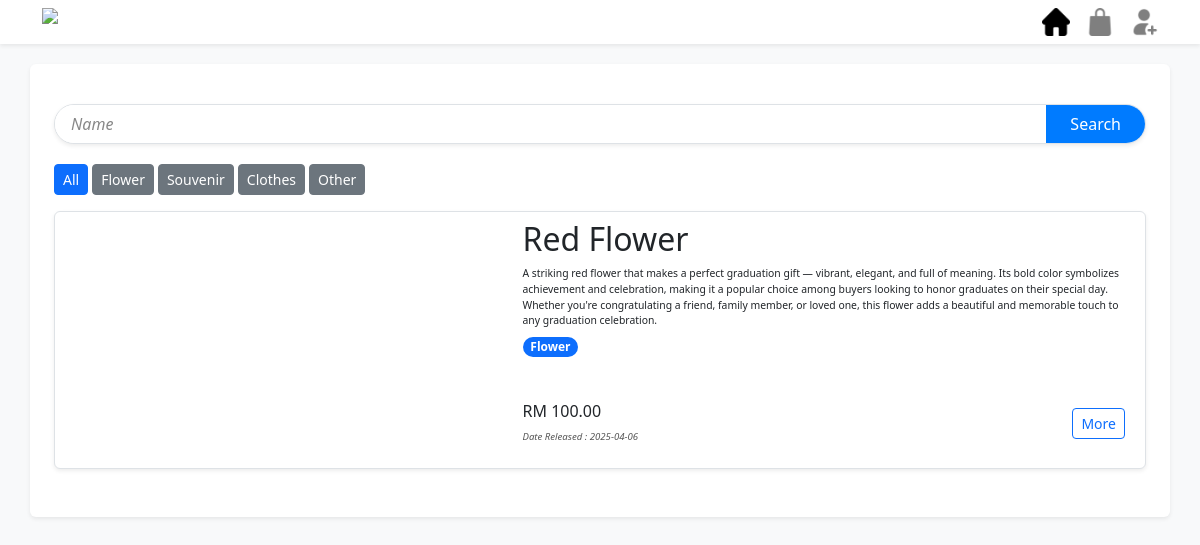
The app's page /Frontend/user/Shop.php?CategoryID=All, older data.
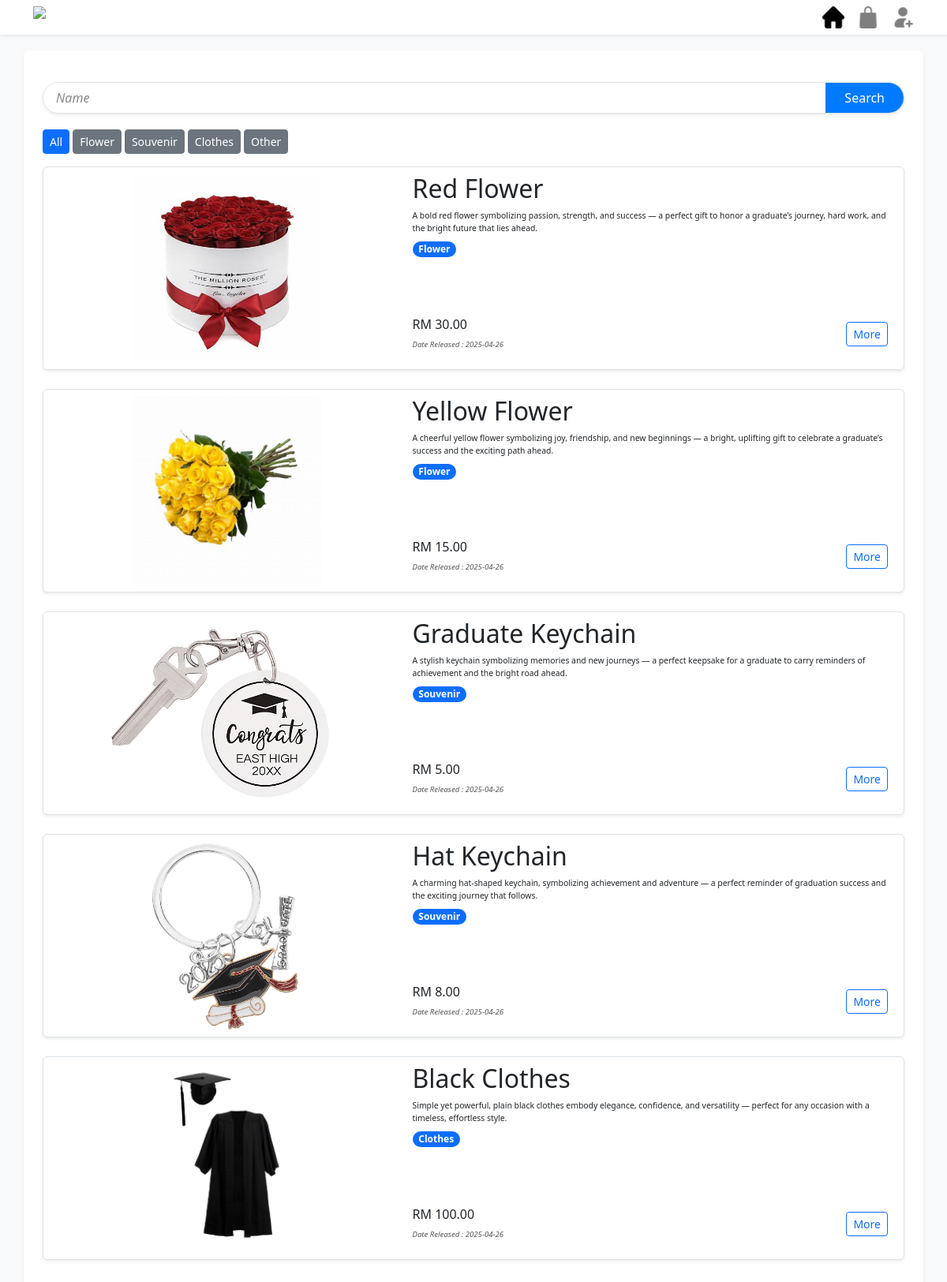
The same page, newer data.
### tables this page shows
CREATE TABLE `category` (
  `ID` int(11) NOT NULL,
  `Text` varchar(20) NOT NULL,
  `Description` varchar(50) NOT NULL
);

CREATE TABLE `product` (
  `ID` int(11) NOT NULL,
  `Name` varchar(50) NOT NULL,
  `Desc` text NOT NULL,
  `Quantity` int(11) NOT NULL,
  `Price` double NOT NULL,
  `ImgPath` varchar(200) DEFAULT NULL,
  `Status` bit(1) NOT NULL DEFAULT b'1',
  `DateRelease` date NOT NULL DEFAULT current_timestamp()
);

### Backend/ProductBackend.php (called while the page is built, shortened)
<?php
function getAllProducts(){
    $con = new mysqli(DB_HOST, DB_USER, DB_PASS, DB_NAME);
    $sql = "SELECT * FROM product WHERE Status = 1";
    $result = $con->query($sql);
    $products = [];
    while ($row = $result->fetch_object())
    { $products[] = $row; }
    return $products;
}
function getCategory() {
    $con = new mysqli(DB_HOST, DB_USER, DB_PASS, DB_NAME);
    $sql = "SELECT * FROM category";
    $result = $con->query($sql);
    while ($row = $result->fetch_object())
    { $category[] = $row; }
    return $category;
}
function getProductCategories($productID){
    $con = new mysqli(DB_HOST, DB_USER, DB_PASS, DB_NAME);
    $sql = "SELECT CategoryID FROM productcategory WHERE ProductID = $productID";
    $result = $con->query($sql);
    $categoriesID = [];
    while ($row = $result->fetch_object())
    { $categoriesID[] = $row->CategoryID; }
    $categories = [];
    if($categoriesID != null){
        $IDs = implode(',',$categoriesID);
        $sql = "SELECT * FROM category WHERE ID IN ($IDs)";
        $result = $con->query($sql);
        while ($row = $result->fetch_object())
        { $categories[] = $row; }
    }
    return $categories;
}

### Frontend/user/Shop.php (the view, shortened to what this page needs)
<?php
    require '../../Backend/ProductBackend.php';
    $products = [];
    if(isset($_GET['CategoryID'])){
        $categoryID = $_GET['CategoryID'];
        if($categoryID != "All"){
           $products = getProductsByCateID($categoryID);
        }
        else{
            $products = getAllProducts();
        }
    }
    else if(isset($_GET['Name'])){
        $products = getProductByName($_GET['Name']);
    }
?>
<!DOCTYPE html>
<html lang="en">
<head>
    <link rel="stylesheet" href="../Style/css/bootstrap/bootstrap.css">
    <link rel="stylesheet" href="../Style/css/style.css">
    <link rel="stylesheet" href="../Style/css/User/shop.css">
</head>
<body class="bg-light">
    <?php include "Header.php"; ?>
    <div class="container-sm bg-white shadow-sm rounded my-4 p-4">
     <form class="searchBar container-sm bg-white shadow-sm mt-3 mb-1 mx-auto rounded-pill border" action="" method="get">
         <input type="text" name="Name" placeholder="Name" value="<?php echo (isset($_GET['Name'])?$_GET['Name']:"")?>">
        <input type="submit" value="Search">
    </form>
    <div class="d-flex container-sm p-sm-0 py-2 ps-1 py-sm-3">
        <?php
            printf("<a class='btn-%s btn btn-sm me-1' href='?CategoryID=All'>All</a>",(isset($_GET['CategoryID']))?((($_GET['CategoryID'])!='All')?"secondary":"primary"):"primary");
            foreach(getCategory() as $category){
                printf(
                    "<a class='btn-%s btn btn-sm me-1' href='?CategoryID=%s'>%s</a>",
                    (isset($_GET['CategoryID']) && $_GET['CategoryID'] == $category->ID) ? "primary" : "secondary",
                    $category->ID,
                    $category->Text
                );
            }
        ?>
    </div>
        <?php
            foreach($products as $product){
                printf('
                    <div class="container-sm mx-auto bg-white shadow-sm rounded row productContainer p-lg-2 mb-4 border">
                        <div class="col-lg-5 d-flex justify-content-center align-items-center">
                            <img class="productImg" src="%s" alt="">
                        </div>
                        <div class="col-lg-7 d-flex flex-column justify-content-between">
                            <div>
                                <h2>%s</h2>
                                <p>%s</p>
                                <div class="d-flex mt-2">',$product->ImgPath, $product->Name,$product->Desc);
                foreach(getProductCategories($product->ID) as $category){
                    printf('<p class="badge rounded-pill text-bg-primary me-1">%s</p>',$category->Text);
                }
                printf('
                            </div>
                        </div>
                        <div class="justify-content-between d-flex">
                            <div class="d-flex flex-column py-3">
                                <h6>RM %.2f</h6>
                                <small><i class="text-gray">Date Released : %s</i></small>
                            </div>
                            <div class="d-flex justify-content-center align-items-center">
                                %s
                            </div>
                        </div>
                    </div>
                    </div>',$product->Price, $product->DateRelease, ($product->Quantity >0)?'<a class="btn btn-sm btn-outline-primary" href="ProductDetails.php?ProductID='.$product->ID.'">More</a>':'<p class="btn btn-sm btn-secondary text-white opacity-50">Out Of Stock</p>');
            }
        ?>
    </div>
</body>
</html>

### Frontend/user/Header.php
<link rel="stylesheet" href="../Style/css/User/header.css">
<header class="w-100 shadow-sm py-2 bg-white">
    <div class="container-sm d-flex justify-content-sm-between justify-content-center align-items-center">
        <img src="../Img/Logo/logo.png" id="logoImg">
        <div class="d-flex justify-content-between align-items-center bg-white" id="headerMenuContainer">
            <a href="Home.php"><img src="../Img/Icon/home.png" alt="" class="iconImg ms-sm-3"></a>
            <a href="Shop.php?CategoryID=All"><img src="../Img/Icon/shop.png" alt="" class="iconImg ms-sm-3 opacity-50"></a>
            <?php
                if(isset($_SESSION['LoggedUser'])) {
                    echo "<a href='Cart.php'><img src='../Img/Icon/cart.png' class='iconImg ms-sm-3 opacity-50'></a>"
                       . "<a href='OrderHistory.php'><img src='../Img/Icon/orderHistory.png' class='iconImg ms-sm-3 opacity-50'></a>";
                    printf("<a href='Profile.php'><img src='%s' class='iconImg ms-sm-3 rounded-pill'></a>",(isset($_SESSION['LoggedUser']['ImgPath'])?$_SESSION['LoggedUser']['ImgPath']:"../Img/Profile/NoProfile.png"));
                } else {
                    echo "<a href='SignUp.php'><img src='../Img/Icon/guest.png' class='iconImg ms-sm-3 opacity-50'></a>";
                }
            ?>
        </div>
    </div>
</header>

### Frontend/Style/css/style.css (style rules this page uses)
body { padding-top: 5vh; }
.searchBar { display: flex; justify-content: space-between; overflow: hidden; padding: 0; }
.searchBar > input[type="text"] { position: relative; width: 100%; height: 100%; padding: 1vh 2vh; border: none; }
.searchBar > input[type="submit"] { position: relative; border: none; color: white; padding: 0 3vh; background-color: #007BFF; }
p { font-size: 1.3vh; padding: 0; margin: 0; }
small { font-size: 1.2vh; padding: 0; margin: 0; }
.text-gray { color: rgb(86, 86, 86); }
.iconImg { height: 5vh; width: 5vh; }
.iconImg { height: 3.5vh; width: 3.5vh; }
input[type="text"], input[type="email"], input[type="password"], input[type="date"] { border: none; border-bottom: 0.1vh solid #ccc; outline: none; transition: border-color 0.3s, box-shadow 0.3s; }
input[type="text"]::placeholder, input[type="email"]::placeholder, input[type="password"]::placeholder, input[type="date"]::placeholder, textarea::placeholder { color: #888; font-style: italic; }

### Frontend/Style/css/User/shop.css (style rules this page uses)
.productContainer { min-height: 30vh; }
.productImg { height: 30vh; }

### Frontend/Style/css/User/header.css (style rules this page uses)
#logoImg { height: 3.5vh; }
header { z-index: 5; position: fixed; top: 0; left: 0; }

Row changes from the older to the newer data that the page shows:
changed product "Red Flower": ImgPath: picture added; Desc "A striking red flower that makes a perfect graduation gift — vibrant, elegant, and full of meaning. Its bold color symbolizes achievement and celebration, making it a popular choice among buyers looking to honor graduates on their special day. Whether you're congratulating a friend, family member, or loved one, this flower adds a beautiful and memorable touch to any graduation celebration." → "A bold red flower symbolizing passion, strength, and success — a perfect gift to honor a graduate’s journey, hard work, and the bright future that lies ahead."; Price "100.00" → "30.00"; DateRelease "2025-04-06" → "2025-04-26"
added product: ImgPath (picture), Name "Yellow Flower", Desc "A cheerful yellow flower symbolizing joy, friendship, and new beginnings — a bright, uplifting gift to celebrate a graduate’s success and the exciting path ahead.", Price "15.00", DateRelease "2025-04-26", Quantity+ID "More", category (Text "Flower")
added product: ImgPath (picture), Name "Graduate Keychain", Desc "A stylish keychain symbolizing memories and new journeys — a perfect keepsake for a graduate to carry reminders of achievement and the bright road ahead.", Price "5.00", DateRelease "2025-04-26", Quantity+ID "More", category (Text "Souvenir")
added product: ImgPath (picture), Name "Hat Keychain", Desc "A charming hat-shaped keychain, symbolizing achievement and adventure — a perfect reminder of graduation success and the exciting journey that follows.", Price "8.00", DateRelease "2025-04-26", Quantity+ID "More", category (Text "Souvenir")
added product: ImgPath (picture), Name "Black Clothes", Desc "Simple yet powerful, plain black clothes embody elegance, confidence, and versatility — perfect for any occasion with a timeless, effortless style.", Price "100.00", DateRelease "2025-04-26", Quantity+ID "More", category (Text "Clothes")
